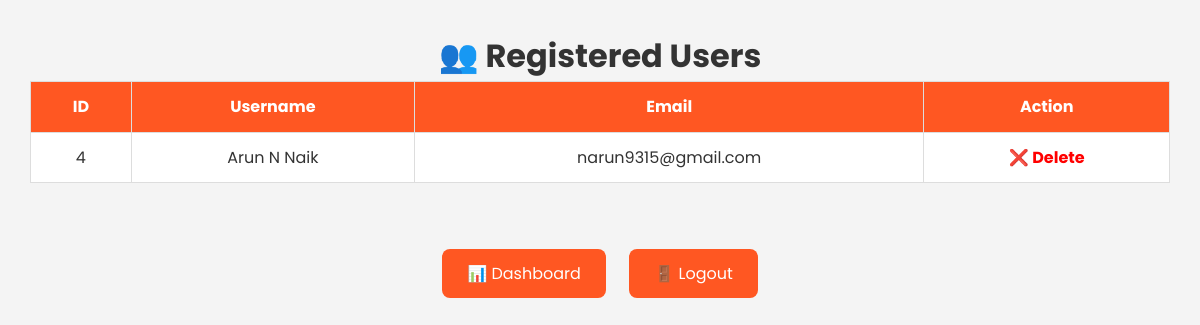
The app's page /admin_users (signed in) with its own data.
### tables this page shows
CREATE TABLE users(
    id INTEGER PRIMARY KEY AUTOINCREMENT,
    username TEXT NOT NULL,
    email TEXT UNIQUE NOT NULL,
    password TEXT NOT NULL,
    profile_image TEXT
);

### app.py (the view)
@app.route("/admin_users")
def admin_users():
    if "admin" not in session:
        return redirect("/admin_login")
    conn = get_db_connection()
    users = conn.execute(
        "SELECT id, username, email FROM users"
    ).fetchall()
    conn.close()
    return render_template(
        "users.html",
        users=users
    )

### app.py (called while the page is built)
def get_db_connection():
    conn = sqlite3.connect("recipe.db")
    conn.row_factory = sqlite3.Row
    return conn

### templates/users.html (shortened to what this page needs)
<!DOCTYPE html>
<html>
<head>
    <link rel="stylesheet" href="{{ url_for('static', filename='style.css') }}">
</head>
<body class="admin-body">
<h1>👥 Registered Users</h1>
<table>
<tr>
<th>ID</th>
<th>Username</th>
<th>Email</th>
<th>Action</th>
</tr>
{% for user in users %}
<tr>
<td>{{ user.id }}</td>
<td>{{ user.username }}</td>
<td>{{ user.email }}</td>
<td>
<a href="/delete_user/{{ user.id }}"
   onclick="return confirm('Are you sure you want to delete this user?')">
    ❌ Delete
</a>
</td>
</tr>
{% endfor %}
</table>
<br>
<div class="admin-buttons">
    <a href="/admin_dashboard">
        <button>📊 Dashboard</button>
    </a>
    <a href="/admin_logout">
        <button>🚪 Logout</button>
    </a>
</div>
</body>
</html>

### static/style.css (style rules this page uses)
* { margin:0; padding:0; box-sizing:border-box; font-family:'Poppins',sans-serif; }
html { scroll-behavior:smooth; }
body { background:#fff8f3; color:#333; line-height:1.6; }
.admin-body { font-family:Arial,sans-serif; background:#f4f4f4; margin:30px; }
.admin-buttons { text-align:center; margin:30px 0; }
.admin-buttons button { padding:12px 25px; margin:10px; cursor:pointer; border:none; border-radius:8px; background:#ff5722; color:white; font-size:16px; }
body { font-family:Arial; margin:30px; background:#f4f4f4; }
table { width:100%; border-collapse:collapse; background:white; }
th,td { border:1px solid #ddd; padding:12px; text-align:center; }
th { background:#ff5722; color:white; }
a { color:red; text-decoration:none; font-weight:bold; }
body { font-family:Arial; background:#f4f4f4; margin:30px; }
h1 { text-align:center; }
button { padding:8px 15px; cursor:pointer; }

### records on screen
users: id "4", username "Arun N Naik", email "narun9315@gmail.com"
